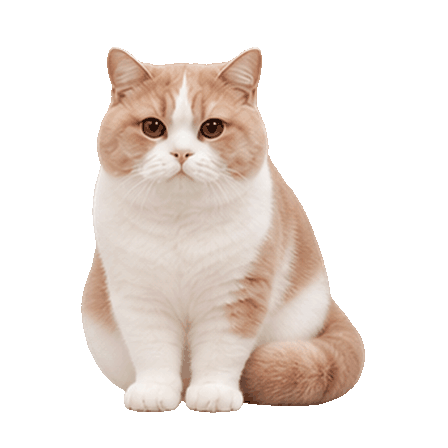
#> input picture src/assets/nailao/nailao-action-blink-image2.gif, 448 x 448 px, given in place of nailao-action-wave-image2.gif, which was not available
$ python build-pet-motion.py   (older library calls are emulated)
#> lines starting #> are read from the running program, lines starting #| are printed output that depends on the picture; pictures that were not available may be replaced by others from this repository, and a replacement may not be noted
### scripts/pet_motion_confidence.py
"""Confidence that two motion-aligned pixels belong to the same visible surface."""
import cv2
import numpy as np


def material_confidence(first_rgb, second_rgb, first_alpha, second_alpha, first_gray, field):
    height,width=first_gray.shape
    yy,xx=np.mgrid[:height,:width].astype('float32')
    # Alpha alone cannot detect an opaque paw crossing an opaque chest.
    # Reject material mixing around mismatched interior edges and disocclusions.
    sx=xx+field[:,:,0];sy=yy+field[:,:,1]
    matched=cv2.remap(second_rgb,sx,sy,cv2.INTER_LINEAR,borderMode=cv2.BORDER_CONSTANT)
    matched_alpha=cv2.remap(second_alpha,sx,sy,cv2.INTER_LINEAR,borderMode=cv2.BORDER_CONSTANT)
    error=np.max(np.abs(cv2.GaussianBlur(first_rgb,(0,0),2)-cv2.GaussianBlur(matched,(0,0),2)),axis=2)
    edge_a=cv2.Laplacian(cv2.GaussianBlur(first_gray.astype('float32'),(0,0),2),cv2.CV_32F,ksize=3)
    gray_b=cv2.cvtColor(matched.astype('uint8'),cv2.COLOR_RGB2GRAY).astype('float32')
    edge_b=cv2.Laplacian(cv2.GaussianBlur(gray_b,(0,0),2),cv2.CV_32F,ksize=3)
    unsafe=(error>22)|(np.abs(edge_a-edge_b)>7)|(np.abs(first_alpha.astype('float32')-matched_alpha)>32)
    unsafe=cv2.dilate(unsafe.astype('uint8'),cv2.getStructuringElement(cv2.MORPH_ELLIPSE,(9,9)))
    unsafe=cv2.GaussianBlur(unsafe.astype('float32'),(0,0),1.5)
    return np.rint((1-np.clip(unsafe*2,0,1))*255).astype('uint8')

### scripts/build-pet-motion.py
"""Precompute dense bidirectional motion; runtime only uploads small flow maps.
Smooth displacement fields keep fine fur from rippling independently. Cyclic last-to-first motion is included.
"""
from pathlib import Path
import hashlib,json
import cv2
import numpy as np
from PIL import Image
from pet_motion_confidence import material_confidence
ROOT=Path(__file__).resolve().parents[1]
DEST=ROOT/'src/assets/nailao'
GRID=224
result={}
for action in ['wave','rest','look','stretch','companion','blink']:
    source=DEST/f'nailao-action-{action}-image2.gif'
    image=Image.open(source);frames=[];colors=[];alphas=[]
#> further down, image is the input picture: PIL image 448x448 P; mean R, G, B, A 76.2, 67.4, 61.7, 93.8
    for i in range(image.n_frames):
        image.seek(i);a=np.array(image.convert('RGBA').resize((GRID,GRID),Image.Resampling.LANCZOS))
        alpha=a[:,:,3:4]/255.
        rgb=(a[:,:,:3]*alpha+127*(1-alpha)).clip(0,255).astype('uint8')
        frames.append(cv2.cvtColor(rgb,cv2.COLOR_RGB2GRAY));colors.append(rgb.astype('float32'));alphas.append(a[:,:,3])
#> this loop made 16 passes
#> pass 1, `alpha=a[:,:,3:4]/255.`:
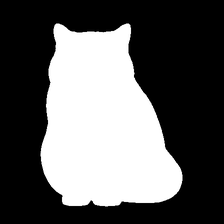
#> alpha: shape (224, 224, 1) float64; min 0, max 1, mean 0.368
#> after the loop:
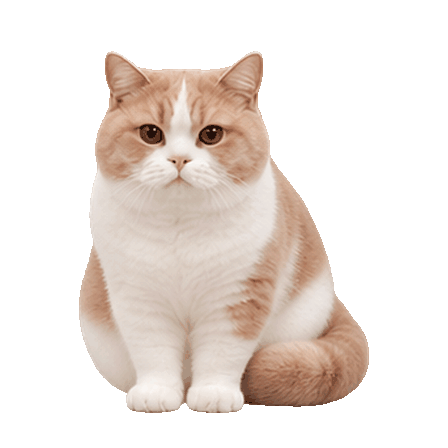
#> image: PIL image 448x448 RGBA; mean R, G, B, A 77, 67.8, 62, 95.6; transparent parts drawn white
#> after the loop:
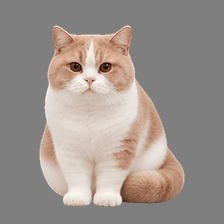
#> rgb: shape (224, 224, 3); mean R, G, B 156.5, 147.3, 141.5
#> after the loop, alphas = 16 items; colors = 16 items; frames = 16 items
    fields=[];confidences=[]
    for i,a in enumerate(frames):
        b=frames[(i+1)%len(frames)]
        for first,second in [(a,b),(b,a)]:
            dis=cv2.DISOpticalFlow_create(cv2.DISOPTICAL_FLOW_PRESET_MEDIUM)
            dis.setFinestScale(0)
            field=dis.calc(first,second,None)
            fields.append(cv2.GaussianBlur(field,(0,0),2.0))
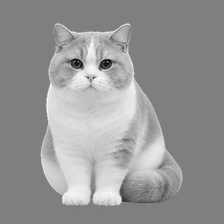
#> first: shape (224, 224); min 5, max 255, mean 149.7
#> after the loop, fields = 32 items
    for k,field in enumerate(fields):
        i=k//2;j=(i+1)%len(frames)
        if k%2:i,j=j,i
        confidences.append(material_confidence(colors[i],colors[j],alphas[i],alphas[j],frames[i],field))
#> this loop made 32 passes
#> (i, j) on passes 1 to 12: (0, 1), (1, 0), (1, 2), (2, 1), (2, 3), (3, 2), (3, 4), (4, 3), (4, 5), (5, 4), (5, 6), (6, 5)
#> pass 1, in material_confidence, `yy,xx=np.mgrid[:height,:width].astype('float32')`:
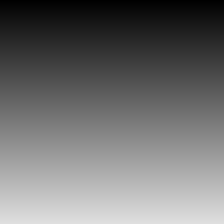
#> yy: shape (224, 224) float32; min 0, max 223, mean 111.5
#> pass 1, in material_confidence, `sx = xx + field[:, :, 0]`:
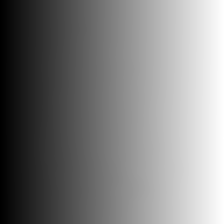
#> sx: shape (224, 224) float32; min -0.0123, max 223.7, mean 111.9; drawn with min black and max white
#> after the loop, confidences = 32 items
    extent=max(float(np.abs(f).max()) for f in fields)
#> extent = 4.68
    motion_range=max(8,int(np.ceil((extent+1)/8))*8)
#> motion_range = 8
    atlas=np.zeros((GRID*8,GRID*4,3),dtype='uint8');atlas[:,:,2]=255
    for i,field in enumerate(fields):
        encoded=np.clip(np.rint(field*127/motion_range+128),0,255).astype('uint8')
        y=(i//4)*GRID;x=(i%4)*GRID
        atlas[y:y+GRID,x:x+GRID,:2]=encoded
        atlas[y:y+GRID,x:x+GRID,2]=confidences[i]
#> this loop made 32 passes
#> (y, x) on passes 1 to 12: (0, 0), (0, 224), (0, 448), (0, 672), (224, 0), (224, 224), (224, 448), (224, 672), (448, 0), (448, 224), (448, 448), (448, 672)
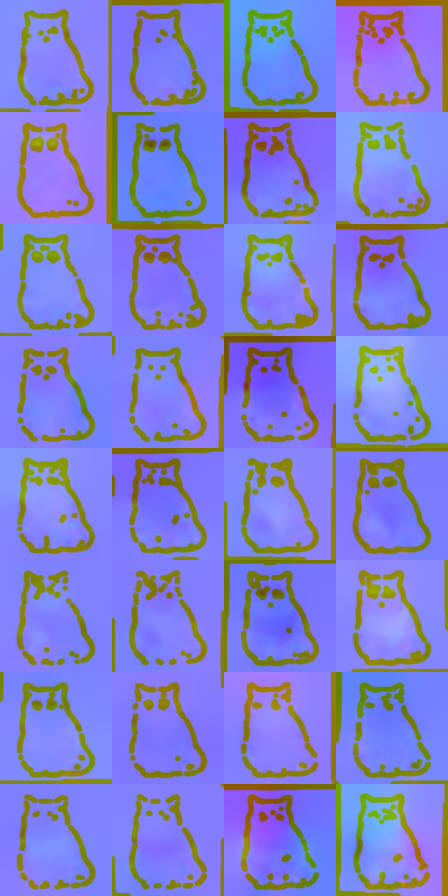
#> atlas: shape (1792, 896, 3) (shown at 1/2 size); mean of channels 0, 1, 2 128.1, 127.7, 205.7; drawn as R, G, B
    output=DEST/f'motion-{action}.png';Image.fromarray(atlas).save(output,optimize=True)
    result[action]={'range':motion_range,'gridSize':GRID,'columns':4,'pairs':len(frames),'flowSmoothingSigma':2.0,'occlusionConfidence':True,
                    'sourceSha256':hashlib.sha256(source.read_bytes()).hexdigest(),
                    'atlasSha256':hashlib.sha256(output.read_bytes()).hexdigest()}
#> (the run stopped early here; a loop or call above may not have finished)

$ run again, on src/assets/nailao/nailao-action-wave-image2.gif
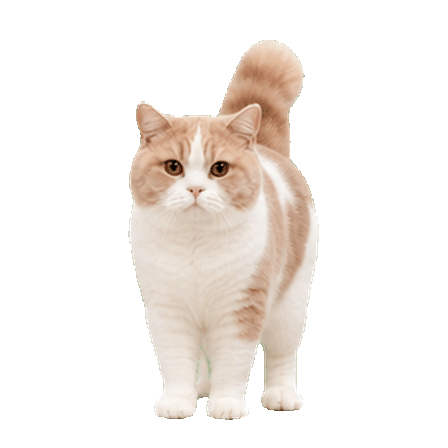
#> input picture src/assets/nailao/nailao-action-wave-image2.gif, 448 x 448 px
#> image is the input picture: PIL image 448x448 P; mean R, G, B, A 57.2, 51.6, 47.2, 67.2
#> after the loop `for i in range(image.n_frames):`:
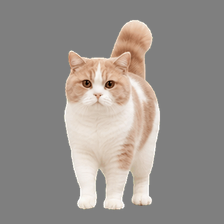
#> rgb: shape (224, 224, 3); mean R, G, B 150.6, 145, 140.6
#> after the loop `for i in range(image.n_frames):`: alphas = 22 items
#> the loop `for i,a in enumerate(frames):` made 22 passes
#> after the loop `for i,a in enumerate(frames):`: fields = 44 items
#> the loop `for k,field in enumerate(fields):` made 44 passes
#> (i, j) on passes 1 to 8: (0, 1), (1, 0), (1, 2), (2, 1), (2, 3), (3, 2), (3, 4), (4, 3)
#> pass 1, in material_confidence, `sy = yy + field[:, :, 1]`:
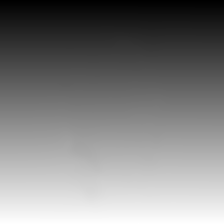
#> sy: shape (224, 224) float32; min -0.17, max 223.1, mean 111.4; drawn with min black and max white
#> extent = 26.38
#> motion_range = 32
